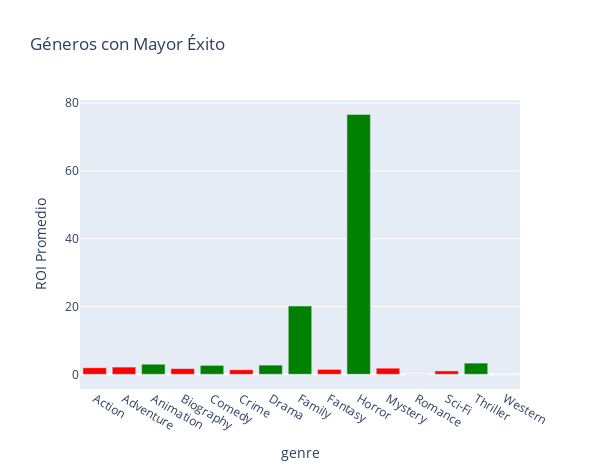

Notebook code cell kept with this figure:
### Code cell
import pandas as pd
import plotly.express as px

url = "https://raw.githubusercontent.com/RodoECP/PF_Visualizacion_Datos/refs/heads/master/Peliculas.csv"
df = pd.read_csv(url)

roi_por_genero = df.groupby('genre')['ROI'].mean()

# Crear una columna de colores, asignando verde a los valores mayores a 2.25 y rojo a los menores
colores = ['green' if roi > 2.25 else 'red' for roi in roi_por_genero]

# Crear gráfico de barras interactivo con los colores personalizados
fig = px.bar(roi_por_genero,
             x=roi_por_genero.index,
             y=roi_por_genero.values,
             labels={'x': 'Género', 'y': 'ROI Promedio'},
             title='Géneros con Mayor Éxito')

# Actualizar la propiedad de color
fig.update_traces(marker=dict(color=colores))

# Ajustar el tamaño de la figura
fig.update_layout(
    width=600,  # Ancho de 600 píxeles
    height=469  # Alto de 469 píxeles
)

# Mostrar el gráfico
fig.show()

### Figure 1 — Plotly figure (JSON) as saved in the notebook; plotly's stock layout.template omitted (floating-point values rounded to 4 significant figures)
{"data": [{"alignmentgroup": "True", "hovertemplate": "genre=%{x}<br>ROI Promedio=%{y}<extra></extra>", "legendgroup": "", "marker": {"color": ["red", "red", "green", "red", "green", "red", "green", "green", "red", "green", "red", "red", "red", "green", "red"], "pattern": {"shape": ""}}, "name": "", "offsetgroup": "", "orientation": "v", "showlegend": false, "textposition": "auto", "type": "bar", "x": ["Action", "Adventure", "Animation", "Biography", "Comedy", "Crime", "Drama", "Family", "Fantasy", "Horror", "Mystery", "Romance", "Sci-Fi", "Thriller", "Western"], "xaxis": "x", "y": [1.938, 2.128, 2.974, 1.682, 2.637, 1.338, 2.708, 20.13, 1.448, 76.67, 1.805, -0.07494, 0.9954, 3.3, -0.0066], "yaxis": "y"}], "layout": {"barmode": "relative", "height": 469, "legend": {"tracegroupgap": 0}, "title": {"text": "Géneros con Mayor Éxito"}, "width": 600, "xaxis": {"anchor": "y", "domain": [0, 1], "title": {"text": "genre"}}, "yaxis": {"anchor": "x", "domain": [0, 1], "title": {"text": "ROI Promedio"}}}}
